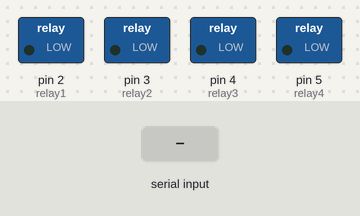
This sketch was run on a simulated Arduino Uno, built with avr-gcc and run on an emulated ATmega328P. Parts: switched loads named in the sketch (green lamp = pin HIGH). Inputs (shaded band) come from the test bench.

Above: at 1.2 s.
1.3 s: "A" received over Serial
At 1.6 s:
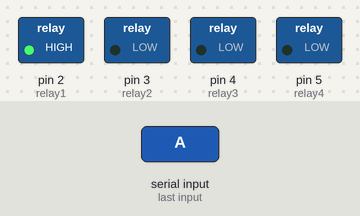
2.8 s: "C" received over Serial
At 3.9 s:
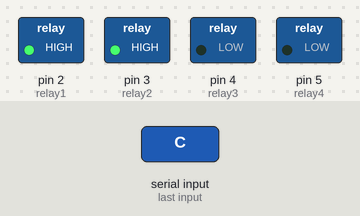
4.3 s: "B" received over Serial
At 5.1 s:
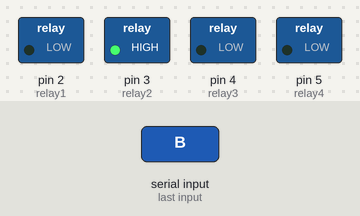
5.8 s: "E" received over Serial
At 6.2 s:
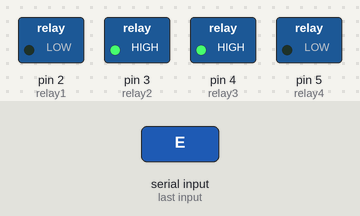
7.3 s: "D" received over Serial
At 8.5 s:
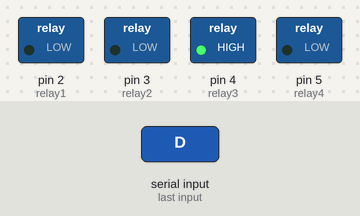
8.8 s: "G" received over Serial
At 9.7 s:
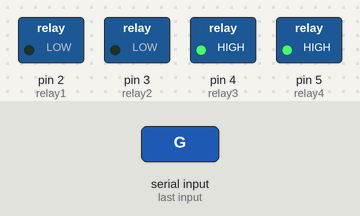
Timing chart, 0 to 11.3 s (numbered marks = the images above; inputs shaded):
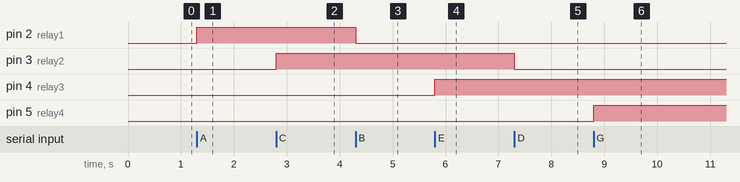

Measured:
- after the input at 1.3 s, pin 2 (relay1): LOW → HIGH at once
- after the input at 2.8 s, pin 3 (relay2): LOW → HIGH at once
- after the input at 4.3 s, pin 2 (relay1): HIGH → LOW at once
- after the input at 5.8 s, pin 4 (relay3): LOW → HIGH at once
- after the input at 7.3 s, pin 3 (relay2): HIGH → LOW at once
- after the input at 8.8 s, pin 5 (relay4): LOW → HIGH at once

The sketch:

final_automation.ino
```cpp
//#include<SoftwareSerial.h>//as we will make use of the SOFTWARE SERIAL PORT of connect
//SoftwareSerial mySerial(6,7);//RX is at 6 and TX is at 7
char temp;//variable to store the data received by bluetooth

void setup()
{
  Serial.begin(9600);//initailizing software serial at 9600 bps
  pinMode(2,OUTPUT);//relay1
  pinMode(3,OUTPUT);//relay2
  pinMode(4,OUTPUT);//relay3
  pinMode(5,OUTPUT);//relay4
  //INITIALLY HIGH as it 0 at high
  digitalWrite(2,LOW);
  digitalWrite(3,LOW);
  digitalWrite(4,LOW);
  digitalWrite(5,LOW);
}

void loop()
{
  while(!Serial.available());//wait here until data is received
  if (Serial.available()>0)//if data is received
  {
    temp = Serial.read();//read the data byte and store it in variable 'temp'
    //if A is received
    if(temp == 'A')
    {
      //make onboard led glow
      digitalWrite(2,HIGH);
    }

    //if B received
    if(temp == 'B')
    {
      digitalWrite(2,LOW);//turn off the onboard led
    }
    /////////////////////2nd relay//////////////
    if(temp == 'C')
    {
      digitalWrite(3,HIGH);//signal given
    }
    if(temp == 'D')
    {
      digitalWrite(3,LOW);//signal OFF
    }
    ///////////3rd relay///////////////
    if(temp == 'E')
    {
      digitalWrite(4,HIGH);//signal given
    }
    if(temp == 'F')
    {
      digitalWrite(4,LOW);//signal OFF
    }
    ////////////////////4th relay///////////////////////
    if(temp == 'G')
    {
      digitalWrite(5,HIGH);//signal given
    }
    if(temp == 'H')
    {
      digitalWrite(5,LOW);//signal OFF
    }
    if(temp == 'I')//all glow
    {
      digitalWrite(2,HIGH);
      digitalWrite(3,HIGH);
      digitalWrite(4,HIGH);
      digitalWrite(5,HIGH);
    }
    if(temp == 'J')//all off
    {
      digitalWrite(2,LOW);
      digitalWrite(3,LOW);
      digitalWrite(4,LOW);
      digitalWrite(5,LOW  );
    }
  }
}
```
